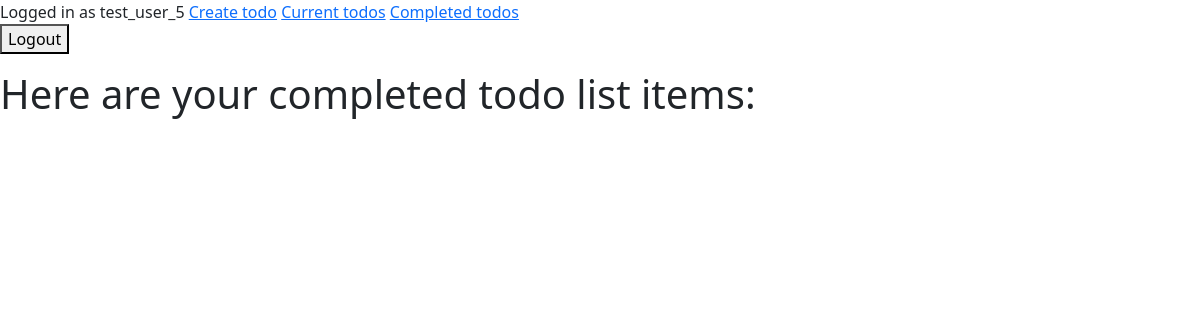
The page /completed/ (signed in) on the database as committed earlier.
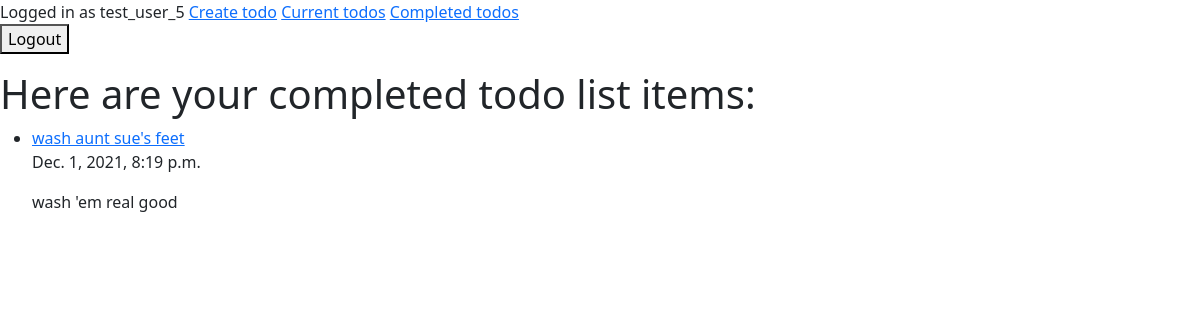
The same page on the database as committed later.
### todo/models.py (models this page shows, shortened)
class todo_list_item(models.Model):
    title = models.CharField(max_length=100)
    description = models.TextField(blank=True)
    time_created = models.DateTimeField(auto_now_add=True)
    time_completed = models.DateTimeField(null=True, blank=True)
    important = models.BooleanField(default=False)
    user = models.ForeignKey(to=User, on_delete=models.CASCADE)

### todo/views.py (the view)
# urls.py: path('completed/', views.completed_todos, name='completed_todos'),
@login_required
def completed_todos(request):
    my_todos = todo_list_item.objects.filter(user=request.user,  # ensures users only see their todos
                                             time_completed__isnull=False).order_by('-time_completed')  # ensures completed tasks do not appear
    return render(request,
                  template_name='completed_todos_template.html',
                  context={'todos_context': my_todos})

### todo/templates/completed_todos_template.html (shortened to what this page needs)
{% extends 'base_template.html' %}
{% block my_content %}
<h1>Here are your completed todo list items:</h1>
<ul>
  {% for todo_item in todos_context %}
  <li>
    <a href="{% url 'view_todo' todo_item.id %}">
    {{ todo_item.title }}
    </a>
    <p>{{ todo_item.time_completed }}</p>
    {% if todo_item.description %}<p>{{todo_item.description}}</p>{% endif %}
  </li>
  {% endfor %}
</ul>
{% endblock %}

Rows that differ between the two databases and show on the page:
now on this page (row edited): todo_list_item: title "wash aunt sue's feet", time_completed "Dec. 1, 2021, 8:19 p.m.", description "wash 'em real good"
